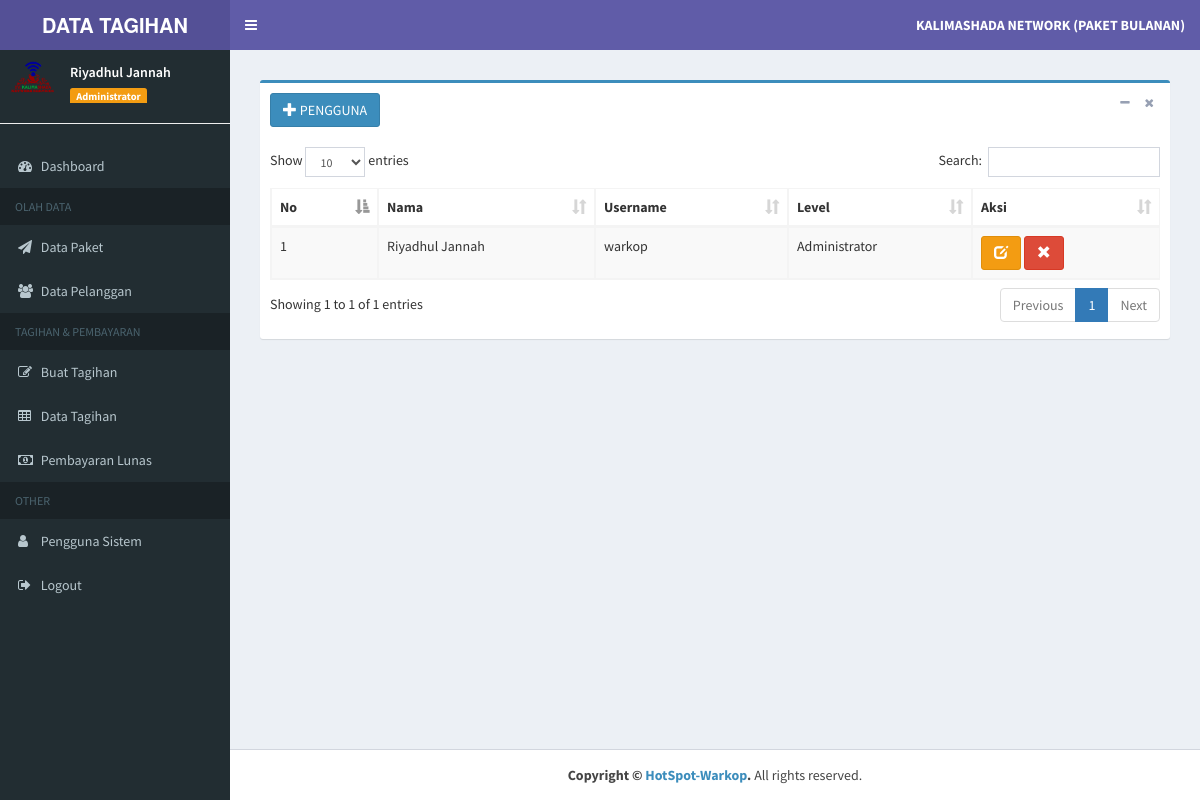
The page /index.php?page=MyApp/data_pengguna (signed in) on the database its author committed.
### tables this page shows
CREATE TABLE `tb_pengguna` (
  `id_pengguna` int(11) NOT NULL,
  `nama_pengguna` varchar(20) NOT NULL,
  `username` varchar(20) NOT NULL,
  `password` varchar(20) NOT NULL,
  `level` varchar(50) NOT NULL DEFAULT 'Administrator'
);

### admin/pengguna/data_pengguna.php (the view)
<section class="content">
	<div class="box box-primary">
		<div class="box-header">
			<a href="?page=MyApp/add_pengguna" class="btn btn-primary">
				<i class="glyphicon glyphicon-plus"></i> PENGGUNA</a>
			<div class="box-tools pull-right">
				<button type="button" class="btn btn-box-tool" data-widget="collapse">
					<i class="fa fa-minus"></i>
				</button>
				<button type="button" class="btn btn-box-tool" data-widget="remove">
					<i class="fa fa-remove"></i>
				</button>
			</div>
		</div>
		<div class="box-body">
			<div class="table-responsive">
				<table id="example1" class="table table-bordered table-striped">
					<thead>
						<tr>
							<th>No</th>
							<th>Nama</th>
							<th>Username</th>
							<th>Level</th>
							<th>Aksi</th>
						</tr>
					</thead>
					<tbody>
						<?php
                  $no = 1;
                  $sql = $koneksi->query("select * from tb_pengguna");
                  while ($data= $sql->fetch_assoc()) {
                ?>
						<tr>
							<td>
								<?php echo $no++; ?>
							</td>
							<td>
								<?php echo $data['nama_pengguna']; ?>
							</td>
							<td>
								<?php echo $data['username']; ?>
							</td>
							<td>
								<?php echo $data['level']; ?>
							</td>
							<td>
								<a href="?page=MyApp/edit_pengguna&kode=<?php echo $data['id_pengguna']; ?>"
								 title="Ubah" class="btn btn-warning">
									<i class="glyphicon glyphicon-edit"></i>
								</a>
								<a href="?page=MyApp/del_pengguna&kode=<?php echo $data['id_pengguna']; ?>"
								 onclick="return confirm('Apakah anda yakin hapus data ini ?')" title="Hapus" class="btn btn-danger">
									<i class="glyphicon glyphicon-remove"></i>
							</td>
						</tr>
						<?php
                  }
                ?>
					</tbody>
				</table>
			</div>
		</div>
	</div>
</section>

### rows shown on the page
tb_pengguna: nama_pengguna "Riyadhul Jannah", username "warkop", level "Administrator"

### other values the page prints
$data_nama "Riyadhul Jannah"
$data_level "Administrator"
